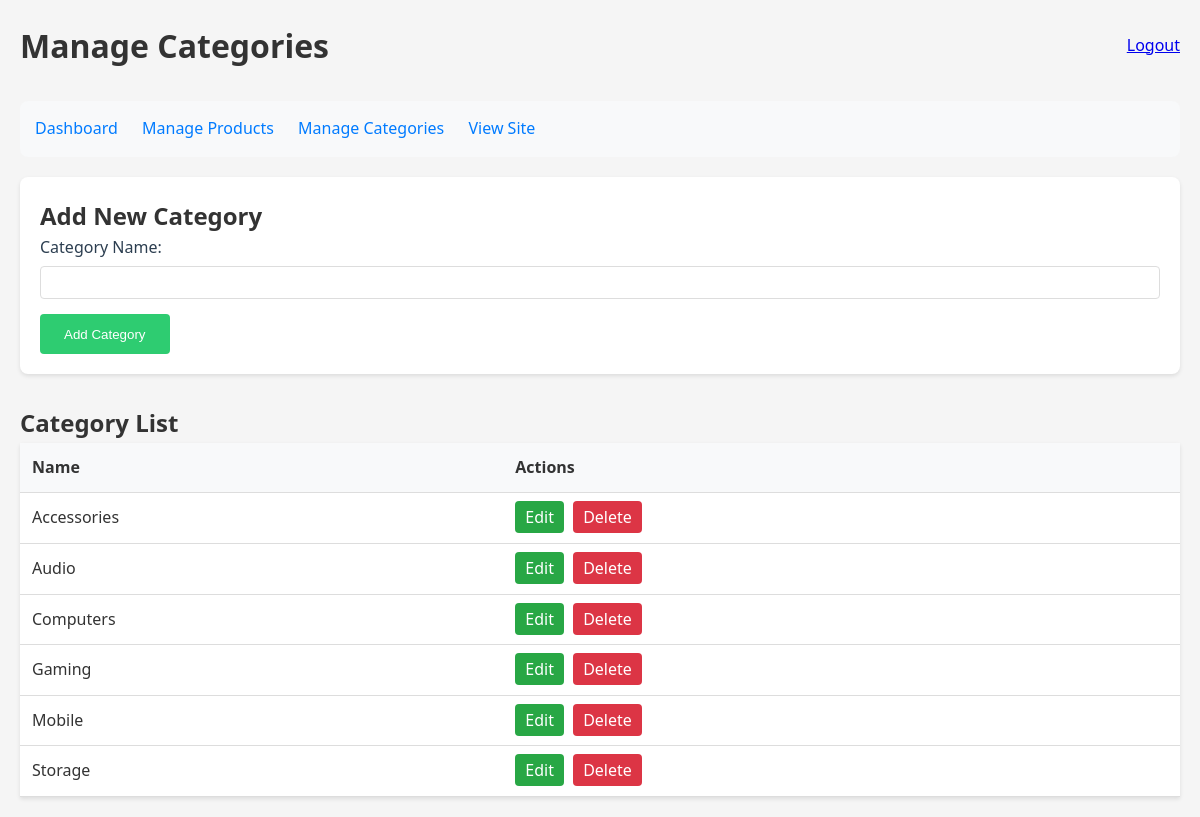
The page /admin_categories.php (signed in) on the database its author committed.
### tables this page shows
CREATE TABLE `categories` (
  `id` int(11) NOT NULL,
  `name` varchar(100) NOT NULL,
  `description` text DEFAULT NULL,
  `created_at` timestamp NOT NULL DEFAULT current_timestamp()
);

### admin_categories.php (the view, shortened to what this page needs)
<?php
require_once 'config.php';
$categories = $pdo->query('SELECT * FROM categories ORDER BY name')->fetchAll();
$editing_category = null;
?>
<!DOCTYPE html>
<html lang="en">
<head>
    <link rel="stylesheet" href="styles.css">
</head>
<body>
    <div class="admin-container">
        <div class="admin-header">
            <h1>Manage Categories</h1>
            <a href="logout.php" class="logout-btn">Logout</a>
        </div>
        <nav class="admin-nav">
            <a href="admin_dashboard.php">Dashboard</a>
            <a href="admin_products.php">Manage Products</a>
            <a href="admin_categories.php">Manage Categories</a>
            <a href="index.php" target="_blank">View Site</a>
        </nav>
        <div class="category-form">
            <h2><?php echo $editing_category ? 'Edit Category' : 'Add New Category'; ?></h2>
            <form method="POST" action="">
                <div class="form-group">
                    <label for="name">Category Name:</label>
                    <input type="text" id="name" name="name" required
                           value="<?php echo htmlspecialchars($editing_category['name'] ?? ''); ?>">
                </div>
                <button type="submit" class="submit-btn">
                    <?php echo $editing_category ? 'Update Category' : 'Add Category'; ?>
                </button>
            </form>
        </div>
        <h2>Category List</h2>
        <table class="category-table">
            <thead>
                <tr>
                    <th>Name</th>
                    <th>Actions</th>
                </tr>
            </thead>
            <tbody>
                <?php foreach ($categories as $category): ?>
                <tr>
                    <td><?php echo htmlspecialchars($category['name']); ?></td>
                    <td>
                        <a href="admin_categories.php?action=edit&id=<?php echo $category['id']; ?>"
                           class="action-btn edit-btn">Edit</a>
                        <a href="admin_categories.php?action=delete&id=<?php echo $category['id']; ?>"
                           class="action-btn delete-btn"
                           onclick="return confirm('Are you sure you want to delete this category?')">Delete</a>
                    </td>
                </tr>
                <?php endforeach; ?>
            </tbody>
        </table>
    </div>
</body>
</html>

### styles.css (style rules this page uses)
* { margin: 0; padding: 0; box-sizing: border-box; }
body { font-family: 'Segoe UI', Tahoma, Geneva, Verdana, sans-serif; line-height: 1.6; color: #333; background-color: #f5f5f5; }
.form-group { margin-bottom: 1rem; }
.form-group label { display: block; margin-bottom: 0.5rem; color: #2c3e50; }
.form-group input, .form-group select, .form-group textarea { width: 100%; padding: 0.5rem; border: 1px solid #ddd; border-radius: 4px; }
button[type="submit"] { background: #2ecc71; color: white; border: none; padding: 0.8rem 1.5rem; border-radius: 4px; cursor: pointer; transition: background 0.3s ease; }

### admin_categories.php (style rules this page uses)
.admin-container { max-width: 1200px; margin: 0 auto; padding: 20px; }
.admin-header { display: flex; justify-content: space-between; align-items: center; margin-bottom: 30px; }
.admin-nav { background: #f8f9fa; padding: 15px; border-radius: 8px; margin-bottom: 20px; }
.admin-nav a { margin-right: 20px; text-decoration: none; color: #007bff; }
.category-form { background: white; padding: 20px; border-radius: 8px; box-shadow: 0 2px 4px rgba(0,0,0,0.1); margin-bottom: 30px; }
.form-group { margin-bottom: 15px; }
.form-group label { display: block; margin-bottom: 5px; }
.form-group input { width: 100%; padding: 8px; border: 1px solid #ddd; border-radius: 4px; }
.submit-btn { background: #007bff; color: white; padding: 10px 20px; border: none; border-radius: 4px; cursor: pointer; }
.category-table { width: 100%; border-collapse: collapse; background: white; box-shadow: 0 2px 4px rgba(0,0,0,0.1); }
.category-table th, .category-table td { padding: 12px; text-align: left; border-bottom: 1px solid #ddd; }
.category-table th { background: #f8f9fa; }
.action-btn { padding: 5px 10px; border-radius: 4px; text-decoration: none; color: white; margin-right: 5px; }
.edit-btn { background: #28a745; }
.delete-btn { background: #dc3545; }

### rows shown on the page
categories: name "Accessories"
categories: name "Audio"
categories: name "Computers"
categories: name "Gaming"
categories: name "Mobile"
categories: name "Storage"
